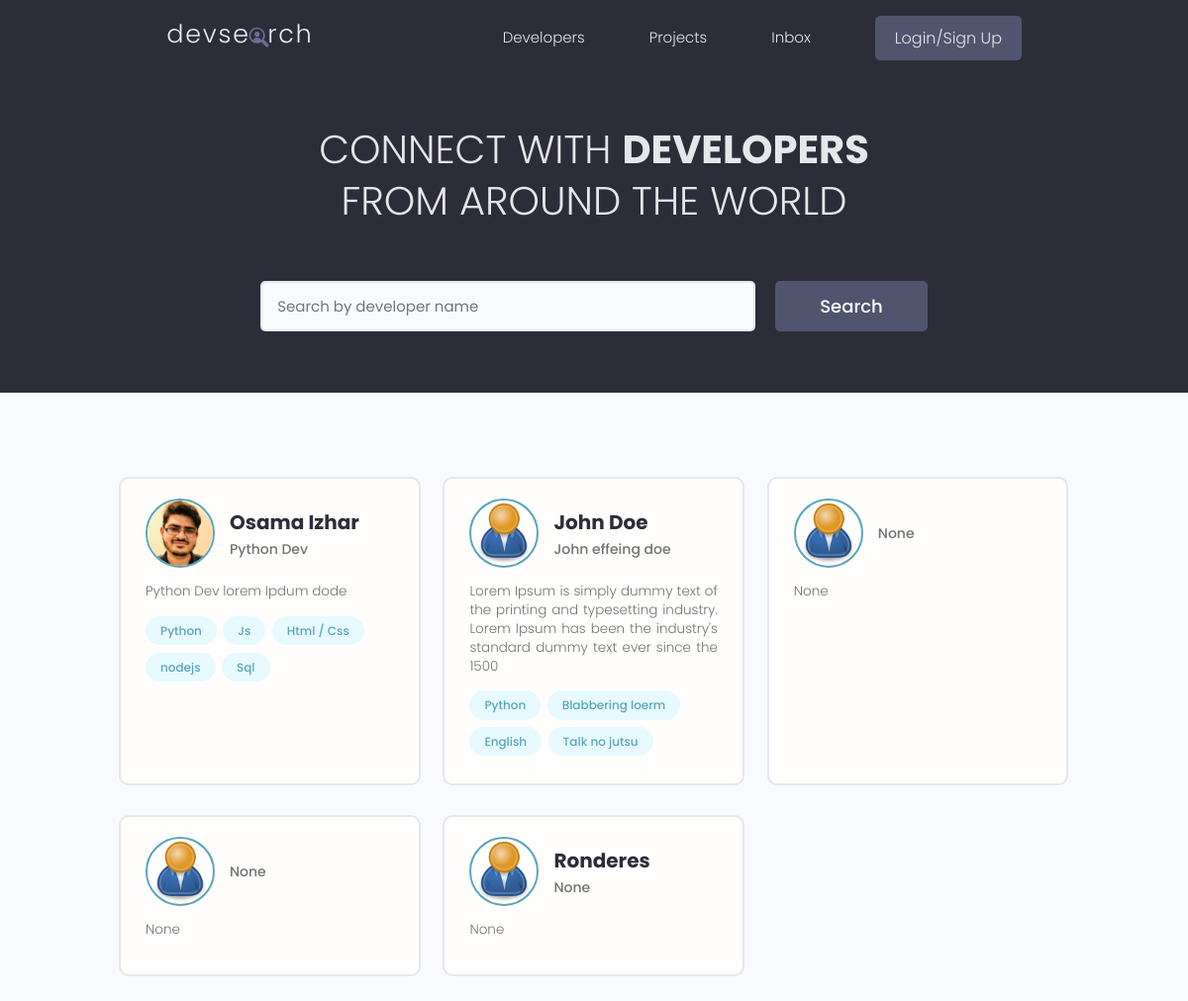
The page / on the database its author committed.
### users/models.py (models this page shows, shortened)
class Profile(models.Model):
    user= models.OneToOneField(
        User,on_delete=models.CASCADE, null=True,blank=True
    ) # creating one to one relationship with User default model of django
    name=models.CharField(max_length=200,blank=True,null=True)
    username=models.CharField(max_length=200,blank=True,null=True)
    location=models.CharField(max_length=200,blank=True,null=True)
    email=models.EmailField(max_length=500,blank=True,null=True)
    short_intro=models.CharField(max_length=200,blank=True,null=True)
    bio=models.TextField(blank=True,null=True)
    profile_image=models.ImageField(
        null=True,blank=True,upload_to="profiles/",default="profiles/user-default.png"
    )
    social_github = models.CharField(max_length=200,blank=True,null=True)
    social_twitter = models.CharField(max_length=200,blank=True,null=True)
    social_linkedin = models.CharField(max_length=200,blank=True,null=True)
    social_youtube = models.CharField(max_length=200,blank=True,null=True)
    social_website = models.CharField(max_length=200,blank=True,null=True)
    created= models.DateTimeField(auto_now_add=True) # auto_now_add adds timestamp automatically as model instance is created
    id= models.UUIDField(default=uuid.uuid4,unique=True,primary_key=True,editable=False) # UUID 16 character unique ids

class Skill(models.Model):
    owner=models.ForeignKey(Profile,on_delete=models.CASCADE,null=True,blank=True)
    name=models.CharField(max_length=200,blank=True,null=True)
    description=models.TextField(null=True,blank=True)
    created= models.DateTimeField(auto_now_add=True) # auto_now_add adds timestamp automatically as model instance is created
    id=models.UUIDField(default=uuid.uuid4,unique=True,primary_key=True,editable=False)
    def __str__(self):
        return self.name

### users/views.py (the view)
# urls.py: path('',views.profiles,name='profiles'),
def profiles(request):
    profiles=Profile.objects.all()
    context={'profiles':profiles}
    return render(request,'users/profiles.html',context) # context needs to be passed here so it can be used in other html templates

### users/templates/users/profiles.html (shortened to what this page needs)
{% extends "main.html" %}
{% block content %}
  <main class="home">
    <section class="hero-section text-center">
      <div class="container container--narrow">
        <div class="hero-section__box">
          <h2>CONNECT WITH <span>DEVELOPERS</span></h2>
          <h2>FROM AROUND THE WORLD</h2>
        </div>
        <div class="hero-section__search">
          <form class="form" action="#" method="get">
            <div class="form__field">
              <input class="input input--text" id="formInput#search" type="text" name="text"
                placeholder="Search by developer name" />
            </div>
            <input class="btn btn--sub btn--lg" type="submit" value="Search" />
          </form>
        </div>
      </div>
    </section>
    <section class="devlist">
      <div class="container">
        <div class="grid grid--three">
          {%for profile in profiles%}
            <div class="column card">
                <div class="dev">
                <a href="{%url 'user-profile' profile.id %}" class="card__body">
                    <div class="dev__profile">
                    <img class="avatar avatar--md" src="{{ profile.profile_image.url }}" alt="image" />
                    <div class="dev__meta">
                        <h3>{{profile.name}}</h3>
                        <h5>{{profile.short_intro}}</h5>
                    </div>
                    </div>
                    <p class="dev__info">{{profile.bio|slice:"150"}}</p>
                    <div class="dev__skills">
                    {% for skill in profile.skill_set.all|slice:'5' %}
                      <span class="tag tag--pill tag--main">
                        <small>{{skill}}</small>
                    </span>
                    {%endfor%}
                    </div>
                </a>
                </div>
            </div>
          {%endfor%}
        </div>
      </div>
    </section>
  </main>
{% endblock %}

### static/styles/app.css (style rules this page uses)
:root { --color-sub: #2d2d39; }
.btn--sub { background-color: var(--color-sub-light); }
.card { border: 2px solid var(--color-light); }
img { width: 100%; }
.hero-section { height: 40vh; display: flex; align-items: center; background-color: var(--color-sub); }
.hero-section__box { margin-bottom: 4rem; }
.hero-section__box > h2, .hero-section__box > h2 > span { font-size: 4rem; color: var(--color-light); line-height: 1.3; text-transform: uppercase; }
.hero-section__box > h2 { font-weight: 300; }
.hero-section__box > h2 > span { font-weight: 700; }
.hero-section__search > .form { display: flex; align-items: center; justify-content: center; gap: 2rem; }
.hero-section__search > .form input.input--text { width: 50rem; }
.devlist { margin-top: 8rem; }
.devlist .grid { align-items: stretch; }
.devlist .dev .dev__profile { display: flex; align-items: center; gap: 1.5rem; }
.devlist .dev .dev__meta h3 { color: var(--color-sub); font-size: 2rem; font-weight: 700; }
.devlist .dev .dev__meta h5 { color: var(--color-text); font-size: 1.4rem; font-weight: 500; }
.devlist .dev .dev__info { margin: 1.5rem 0; font-size: 1.35rem; line-height: 1.4; text-align: justify; }

### static/uikit/styles/modules/_variables.css (style rules this page uses)
:root { --color-main: #5aa5b9; --color-main-light: #e6faff; --color-sub: #3f4156; --color-sub-light: #51546e; --color-sub-lighter: #ededfd; --color-text: #737373; --color-gray: #8b8b8b; --color-light: #e5e7eb; --color-light-gray: #767676; --color-bg: #f8fafd; --color-white: #fffefd; --color-white-light: #f3f3f3; --color-success: #359e64; --color-success-bg: #def8e8; --color-error: #fc4b0b; --color-error-bg: #fff2ee; --font-base: 'Poppins', arial, helvetica, 'Segoe UI', roboto, ubuntu, sans-serif; --font-monospace: 'Fira Code', 'Courier New', courier, monospace; --font-regular: 300; --font-medium: 500; --font-bold: 700; --generic-shadow: 1px 1px 5px #00000010; --generic-transition: all 0.3s ease-in-out; }

### static/uikit/styles/modules/_base.css (style rules this page uses)
* { margin: 0; padding: 0; box-sizing: border-box; text-rendering: optimizeLegibility; color: inherit; font-size: inherit; }
html { font-size: 50%; }
@media only screen and (min-width: 480px) { html { font-size: 56.25%; } }
@media only screen and (min-width: 1200px) { html { font-size: 62.5%; } }
body { line-height: 1.6; font-weight: 400; font-size: 1.5rem; color: var(--color-text); background-color: var(--color-bg); min-height: 100vh; }

### static/uikit/styles/modules/_typography.css (style rules this page uses)
* { font-family: var(--font-base); }
h2 { font-size: 3.6rem; font-weight: var(--font-bold); }
h3 { font-size: 3.2rem; font-weight: var(--font-medium); }
h5 { font-size: 2.4rem; font-weight: var(--font-medium); }
h5, h6 { font-weight: var(--font-regular); }
p, span, strong { font-size: 1.6rem; color: var(--color-text); font-weight: var(--font-regular); }
a { padding-bottom: 2px; text-decoration: none; display: inline-block; color: var(--color-main); font-weight: var(--font-medium); }

### static/uikit/styles/modules/_utilities.css (style rules this page uses)
.container { width: 92%; max-width: 165rem; margin: 0 auto; box-sizing: border-box; }
.container--narrow { width: 92%; max-width: 120rem; }
@media screen and (min-width: 1000px) { .container { width: 90%; } }
@media screen and (min-width: 1000px) { .container--narrow { width: 85%; } }
@media screen and (min-width: 1200px) { .container { width: 80%; } }
@media screen and (min-width: 1200px) { .container--narrow { width: 72%; } }
.text-center { text-align: center; }

### static/uikit/styles/modules/_avatar.css (style rules this page uses)
.avatar { border-radius: 50%; border: 2px solid var(--color-main); object-fit: cover; }
.avatar--md { height: 7rem; width: 7rem; }

### static/uikit/styles/modules/_button.css (style rules this page uses)
.btn { display: inline-block; position: relative; cursor: pointer; background-color: var(--color-light); font-weight: var(--font-medium); color: var(--color-sub); text-decoration: none; padding: 1rem 2rem; border-radius: 0.5rem; border: none; width: -webkit-fit-content; width: -moz-fit-content; width: fit-content; height: -webkit-fit-content; height: -moz-fit-content; height: fit-content; font-size: 1.6rem; outline-width: 0; outline-color: transparent; -webkit-backface-visibility: hidden; backface-visibility: hidden; transition: all 0.3s ease-in-out; }
.btn--sub { background-color: var(--color-sub); color: var(--color-white); }
.btn--lg { font-size: 1.8rem; padding: 1.2rem 4.5rem; }

### static/uikit/styles/modules/_card.css (style rules this page uses)
.card { border-radius: 1rem; background-color: var(--color-white); border: 1.5px solid var(--color-light); width: auto; height: auto; margin-top: 0.5rem; margin-bottom: 0.5rem; overflow: hidden; }
.card__body, .card__header { padding: 2rem 2.5rem; }

### rows shown on the page
Profile: profile_image (picture), name "Osama Izhar", short_intro "Python Dev", bio "Python Dev lorem Ipdum dode"
Skill: name "Python"
Skill: name "Js"
Skill: name "Html / Css"
Skill: name "nodejs"
Skill: name "Sql"
Profile: profile_image (placeholder picture), name "John Doe", short_intro "John effeing doe", bio "Lorem Ipsum is simply dummy text of the printing and typesetting industry. Lorem Ipsum has been the industry's standard dummy text ever since the 1500"
Skill: name "Python"
Skill: name "Blabbering loerm"
Skill: name "English"
Skill: name "Talk no jutsu"
Profile: profile_image (placeholder picture), short_intro "None", bio "None"
Profile: profile_image (placeholder picture), short_intro "None", bio "None"
Profile: profile_image (placeholder picture), name "Ronderes", short_intro "None", bio "None"
